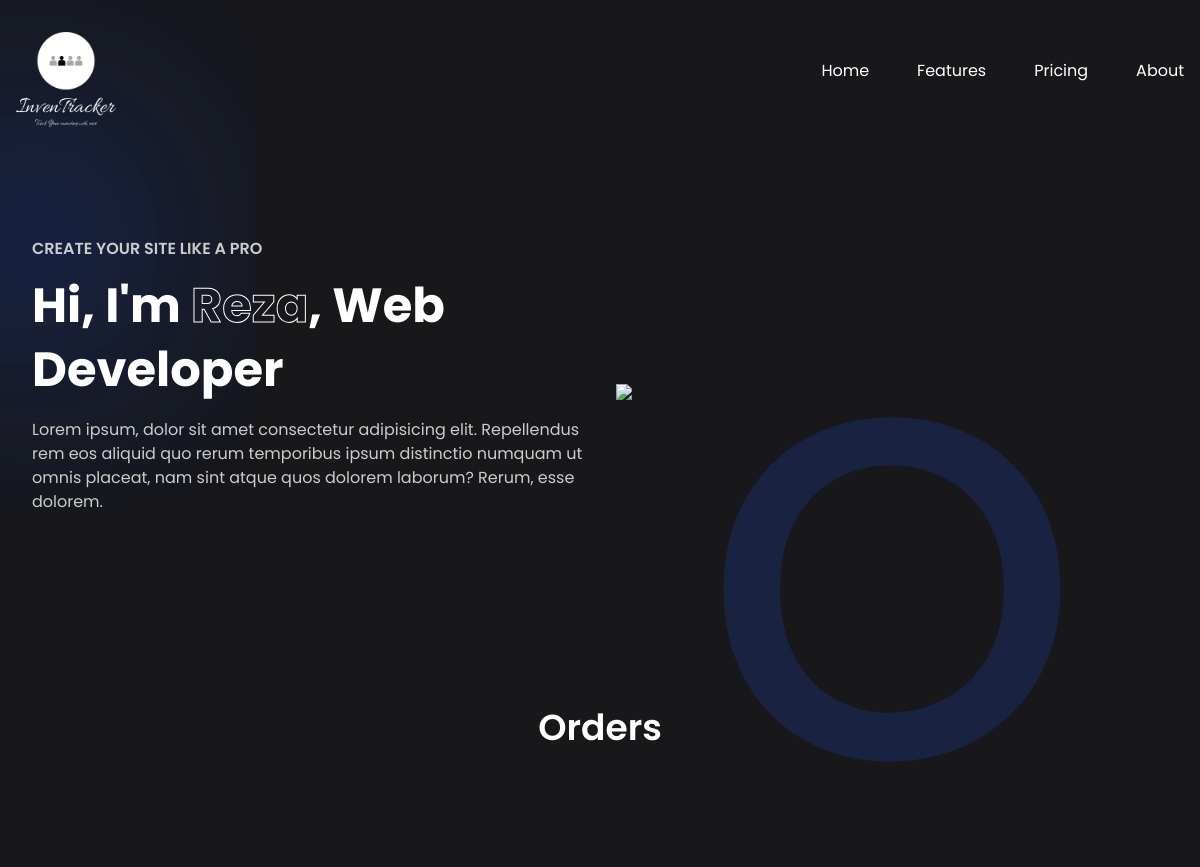
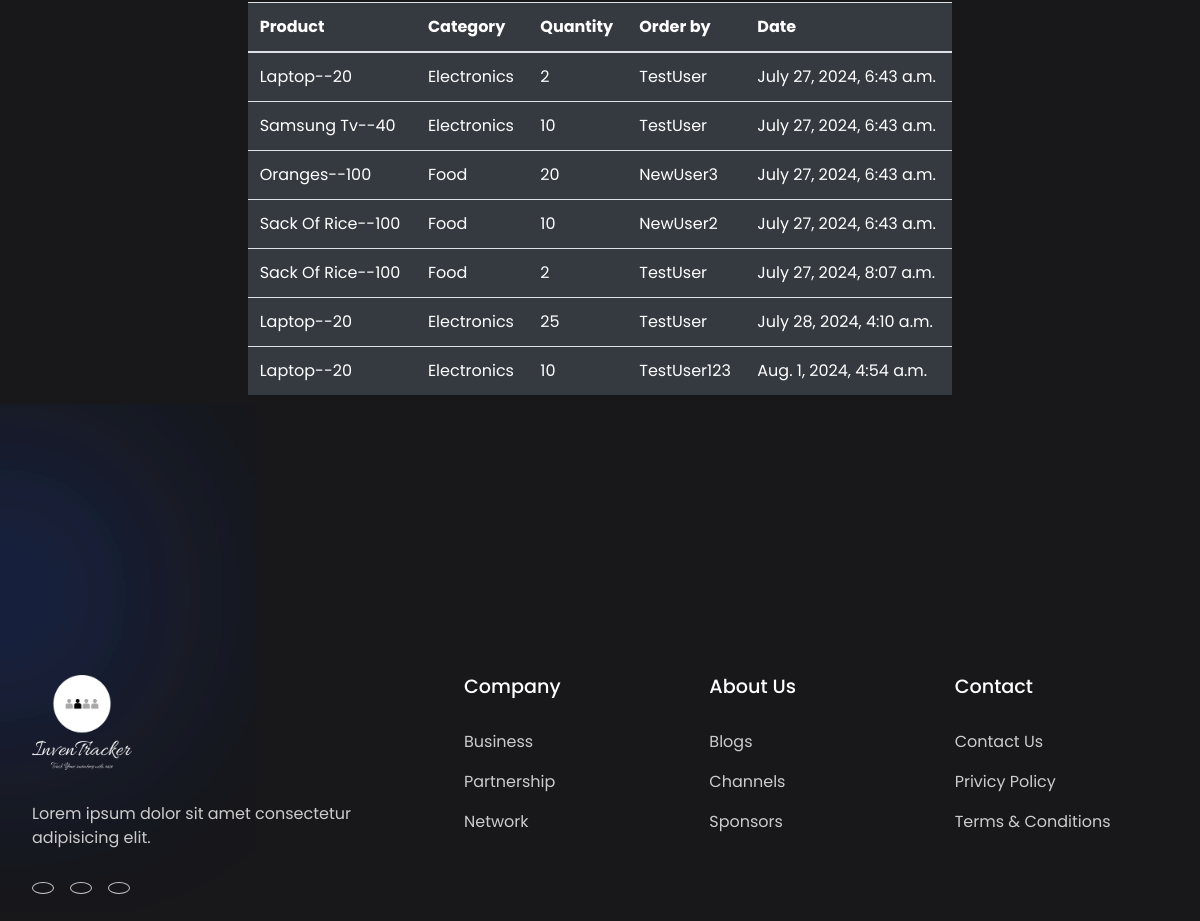
/order/ (signed in), run on the app's committed database (2 pictures, top to bottom).
### dashboard/models.py (models this page shows, shortened)
class Order(models.Model):
  product = models.ForeignKey(Product,on_delete=models.CASCADE,null=True)
  staff = models.ForeignKey(User,on_delete=models.CASCADE,null=True)
  order_quantity = models.PositiveIntegerField(null=True)
  date = models.DateTimeField(auto_now_add=True)
  class Meta:
    verbose_name_plural = 'Order'

class Product(models.Model):
  name = models.CharField(max_length=100, null=True)
  category = models.CharField(max_length=20,choices=CATEGORY,null=True)
  quantity = models.PositiveIntegerField(null=True)
  class Meta:
    verbose_name_plural = 'Product'
  def __str__(self):
    return f'{self.name}--{self.quantity}'

### dashboard/views.py (the view)
# urls.py: path('order/',views.order,name='dashboard-order')
@login_required
def order(request):
  workers = User.objects.all()
  workers_count = workers.count()
  orders = Order.objects.all()
  orders_count = orders.count()
  items = Product.objects.all()
  product_count=items.count()
  context={
    'orders':orders,
    'workers_count':workers_count,
    'orders_count':orders_count,
    'product_count':product_count,
  }
  return render(request,'dashboard/order.html',context)

### templates/dashboard/order.html (shortened to what this page needs)
<!DOCTYPE html>
<html lang="en">
<head>
    <link rel="stylesheet" href="https://cdnjs.cloudflare.com/ajax/libs/remixicon/3.5.0/remixicon.min.css">
    <link rel="stylesheet" href="style.css">
    <link rel="stylesheet" href="https://cdn.jsdelivr.net/npm/bootstrap@4.6.0/dist/css/bootstrap.min.css"
>
<link rel="stylesheet" href="https://use.fontawesome.com/releases/v5.15.2/css/all.css"
>
</head>
<body>
    <nav>
        <div class="nav-logo">
            <a href="{% url 'dashboard-index' %}">
                <img src="images/logo.png">
            </a>
        </div>
        <ul class="nav-links">
            <li class="link"><a href="{% url 'dashboard-index' %}">Home</a></li>
            <li id="link1" class="link"><a href="#">Features</a></li>
            <li id="link2" class="link"><a href="#">Pricing</a></li>
            <li id="link3" class="link"><a href="#">About</a></li>
        </ul>
    </nav>
    <header class="container">
        <div class="content">
            <h4>CREATE YOUR SITE LIKE A PRO</h4>
            <H1>Hi, I'm <span>Reza</span>, Web Developer</H1>
            <p>
                Lorem ipsum, dolor sit amet consectetur adipisicing elit. Repellendus rem eos aliquid quo rerum
                temporibus ipsum distinctio numquam ut omnis placeat, nam sint atque quos dolorem laborum? Rerum, esse
                dolorem.
            </p>
        </div>
        <div class="image">
            <img src="https://github.com/AsmrProg-YT/Personal-Portfolios/blob/master/Personal%20Portfolio%20%2301/images/header.png?raw=true">
        </div>
    </header>
    <section class="container">
        <h2 class="header">Orders</h2>
        <div class="container">
            <div class="row my-4">
                <div class="col-md-2">
                </div>
                <div class="col-md-8">
                    <table class="table bg-dark">
                        <thead class="bg-dark">
                            <tr class="text-white">
                                <th scope="col">Product</th>
                                <th scope="col">Category</th>
                                <th scope="col">Quantity</th>
                                <th scope="col">Order by</th>
                                <th scope="col">Date</th>
                            </tr>
                        </thead>
                        <tbody>
                            {% for orders in orders %}
                            <tr class="text-white">
                                <td>{{ orders.product }}</td>
                                <td>{{ orders.product.category }}</td>
                                <td>{{ orders.order_quantity }}</td>
                                <td>
                                    {{orders.staff.username}}
                                </td>
                                <td>
                                    {{orders.date}}
                                </td>
                            </tr>
                            {% endfor %}
                        </tbody>
                    </table>
                </div>
            </div>
        </div>
    </section>
    <footer class="container">
        <div class="column">
            <div class="logo">
                <img src="images/logo.png">
            </div>
            <p>
                Lorem ipsum dolor sit amet consectetur adipisicing elit.
            </p>
            <div class="socials">
                <a href="#"></a>
                <a href="#"></a>
                <a href="#"></a>
            </div>
        </div>
        <div class="column">
            <h4>Company</h4>
            <a href="#">Business</a>
            <a href="#">Partnership</a>
            <a href="#">Network</a>
        </div>
        <div class="column">
            <h4>About Us</h4>
            <a href="#">Blogs</a>
            <a href="#">Channels</a>
            <a href="#">Sponsors</a>
        </div>
        <div class="column">
            <h4>Contact</h4>
            <a href="#">Contact Us</a>
            <a href="#">Privicy Policy</a>
            <a href="#">Terms & Conditions</a>
        </div>
    </footer>
</body>
</html>

### templates/dashboard/order.html (style rules this page uses)
* { padding: 0; margin: 0; outline: none; border: none; box-sizing: border-box; }
img { width: 100%; display: flex; }
a { text-decoration: none; }
body { font-family: 'Poppins', sans-serif; background-color: #18181B; }
nav { max-width: 1200px; margin: auto; padding: 2rem 1rem; display: flex; align-items: center; justify-content: space-between; gap: 2rem; }
.nav-logo { max-width: 100px; }
.nav-links { list-style: none; display: flex; align-items: center; gap: 3rem; }
.link a { position: relative; padding-bottom: 0.75rem; color: #fff; }
.link a::after { content: ""; position: absolute; height: 2px; width: 0; bottom: 0; left: 0; background-color: #1d4ed8; transition: all 0.3s ease; }
.container { max-width: 1200px; margin: auto; padding: 5rem 2rem; }
header { position: relative; padding-top: 2rem; display: grid; grid-template-columns: repeat(2, 1fr); align-items: center; gap: 2rem; }
header .content h4 { margin-bottom: 1rem; color: #ccc; font-size: 1rem; font-weight: 600; }
header .content h1 { color: #fff; margin-bottom: 1rem; font-size: 3rem; font-weight: 700; line-height: 4rem; }
header .content h1 span { -webkit-text-fill-color: transparent; -webkit-text-stroke: 1px #fff; }
header .content p { margin-bottom: 2rem; color: #ccc; }
header .image { position: relative; }
header .image::before { content: "o"; position: absolute; top: 0; left: 50%; transform: translateX(-50%); font-size: 38rem; font-weight: 400; line-height: 20rem; color: #1d4ed8; opacity: 0.2; z-index: -100; }
header .image img { max-width: 600px; margin: auto; }
section .header { margin-bottom: 1rem; color: #fff; text-align: center; font-size: 2.25rem; font-weight: 600; }
footer { position: relative; display: grid; grid-template-columns: 400px repeat(3, 1fr); gap: 2rem; }
footer .column .logo { max-width: 100px; margin-bottom: 2rem; }
footer .column p { color: #ccc; margin-bottom: 2rem; }
footer .column .socials { display: flex; align-items: center; gap: 1rem; }
footer .column .socials a { color: #ccc; border: 1px solid #ccc; padding: 5px 10px; font-size: 1.25rem; border-radius: 100%; transition: all 0.3s ease; }
footer .column h4 { color: #fff; margin-bottom: 2rem; font-size: 1.2rem; font-weight: 500; }
footer .column > a { display: block; color: #ccc; margin-bottom: 1rem; transition: all 0.3s ease; }

### data on the page
Order: product "Laptop--20", product.category "Electronics", order_quantity "2", staff.username "TestUser", date "July 27, 2024, 6:43 a.m."
Order: product "Samsung Tv--40", product.category "Electronics", order_quantity "10", staff.username "TestUser", date "July 27, 2024, 6:43 a.m."
Order: product "Oranges--100", product.category "Food", order_quantity "20", staff.username "NewUser3", date "July 27, 2024, 6:43 a.m."
Order: product "Sack Of Rice--100", product.category "Food", order_quantity "10", staff.username "NewUser2", date "July 27, 2024, 6:43 a.m."
Order: product "Sack Of Rice--100", product.category "Food", order_quantity "2", staff.username "TestUser", date "July 27, 2024, 8:07 a.m."
Order: product "Laptop--20", product.category "Electronics", order_quantity "25", staff.username "TestUser", date "July 28, 2024, 4:10 a.m."
Order: product "Laptop--20", product.category "Electronics", order_quantity "10", staff.username "TestUser123", date "Aug. 1, 2024, 4:54 a.m."
